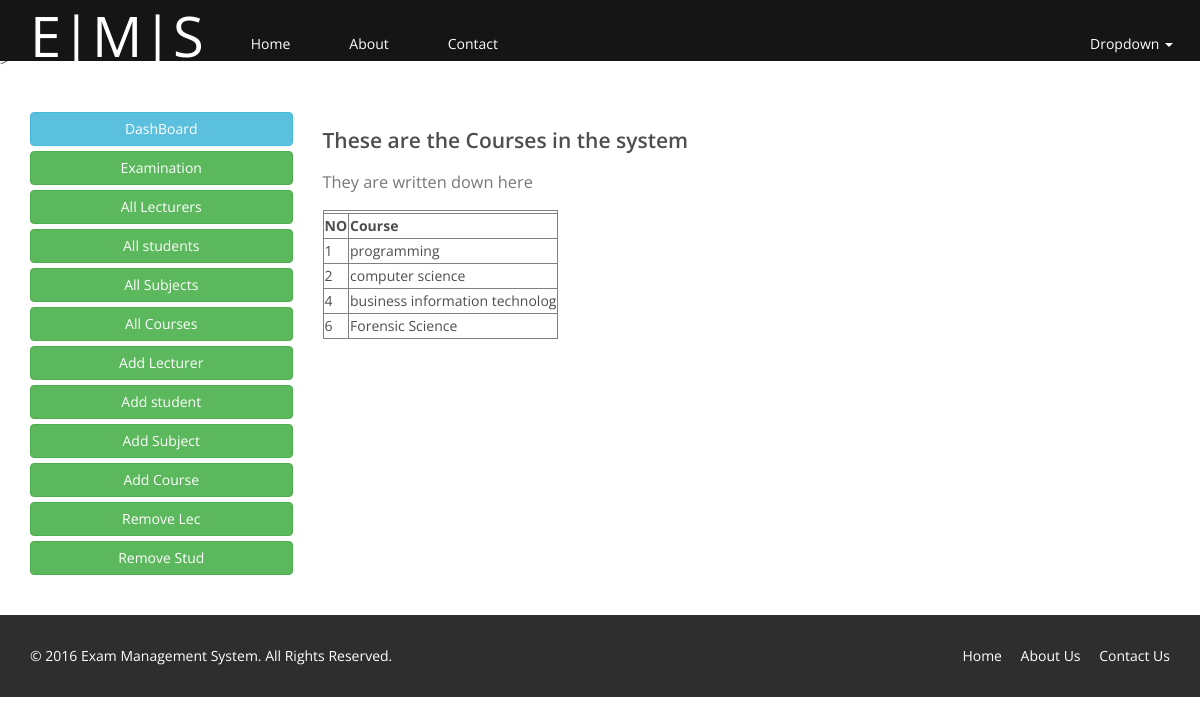
The page /admin/allc.php on the database its author committed.
### tables this page shows
CREATE TABLE IF NOT EXISTS `course` (
  `course_id` int(11) NOT NULL AUTO_INCREMENT,
  `course` varchar(30) NOT NULL,
  PRIMARY KEY (`course_id`)
);

### admin/allc.php (the view, shortened to what this page needs)
<!DOCTYPE html>
<html lang="en">
<head>
    <link href="../css/bootstrap.min.css" rel="stylesheet">
    <link href="../css/font-awesome.min.css" rel="stylesheet">
    <link href="../css/prettyPhoto.css" rel="stylesheet">>
    <link href="../css/animate.min.css" rel="stylesheet">
    <link href="../css/main.css" rel="stylesheet">
    <link rel="stylesheet" href="../css/normalize.css">
    <link href="../css/responsive.css" rel="stylesheet">
    <link href="../css/dashboard.css" rel="stylesheet">
</head>
<body>
<?php
include_once('../codes/header.php');
?>
<section>
    <div class="container">
        <div class="row">
            <?php
            include_once('../codes/sidebar.php');
            ?>
            <div class="col-sm-9"
            <b><h2>These are the Courses in the system</h2>
                <h3>They are written down here</h3></b>
            <table id="studentinbox" width="auto%" border="1" bgcolor="blue">
                <tr>
                    <th colspan="4">
                </tr>
                <tr><td><b>NO</b></td>
                    <td><b>Course</b></td>
                </tr>
                <?php
                include_once '../connection.php';
                $sql="SELECT * FROM course";
                $result=mysqli_query($conn,$sql);
                while($row=mysqli_fetch_array($result))
                {
                    ?>
                    <tr>
                        <td><?php echo $row['course_id'] ?></td>
                        <td><?php echo $row['course']?></td>
                    </tr>
                    <?php
                }
                ?>
            </table>
    </div>
    </div>
</section>
<?php
include_once('../codes/footer.php');
?>
</body>
</html>

### css/main.css (style rules this page uses)
body { background: #fff; font-family: 'Open Sans', sans-serif; color:#4e4e4e; line-height: 22px; }
h1, h2, h3, h4, h5, h6 { font-weight: 600; font-family: 'Open Sans', sans-serif; color:#4e4e4e; }
h2 { font-size: 20px; }
h3 { font-size: 16px; color: #787878; font-weight: 400; line-height: 24px; }
body section { padding: 40px 0; }

### css/dashboard.css (style rules this page uses)
body { padding-top: 50px; }

### rows shown on the page
course: course_id "1", course "programming"
course: course_id "2", course "computer science"
course: course_id "4", course "business information technolog"
course: course_id "6", course "Forensic Science"
